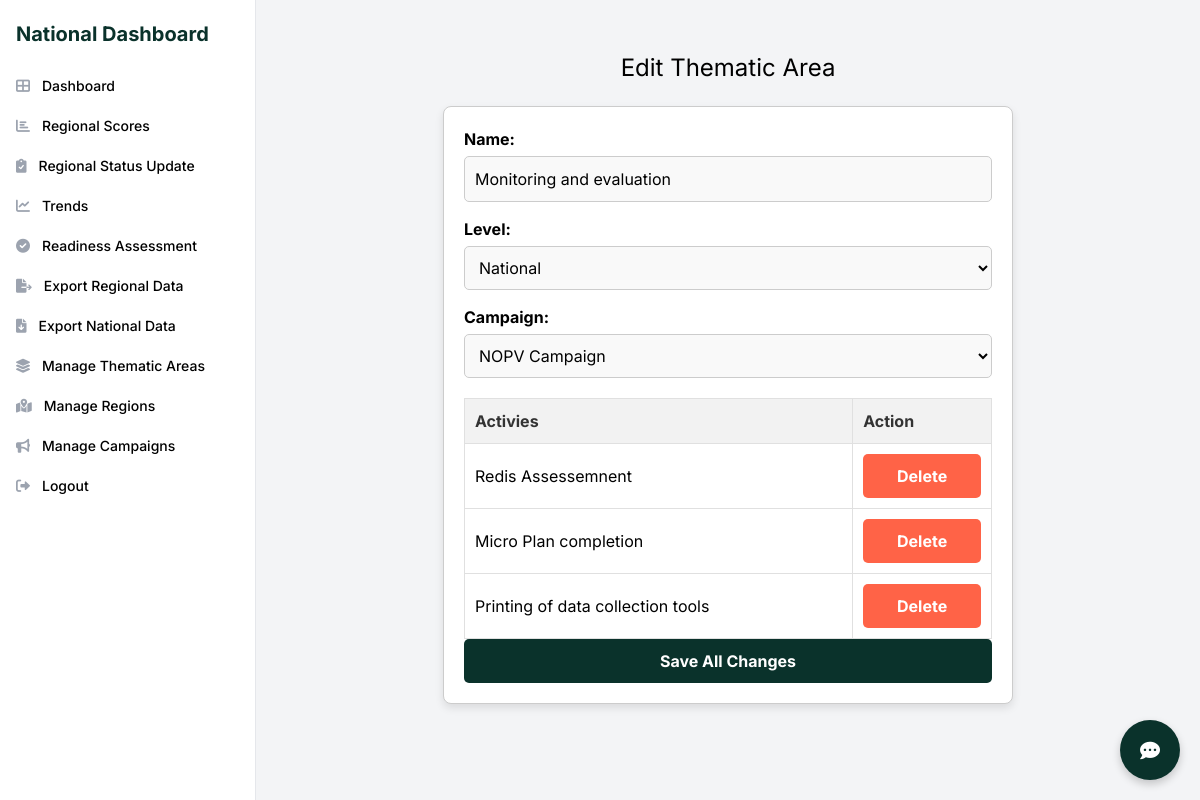
Screenshot of /edit_thematic_area/27/ (signed in) with the database file from the repository.
### campaign/models.py (models this page shows, shortened)
class ThematicArea(models.Model):
    LEVEL_CHOICES = (
        ('national', 'National'),
        ('regional', 'Regional'),
    )
    name = models.CharField(max_length=255)
    level = models.CharField(max_length=50, choices=[('national', 'National'), ('regional', 'Regional')])
    campaign = models.ForeignKey(Campaign, on_delete=models.CASCADE, related_name='thematic_areas')
    comments = models.TextField(blank=True, null=True)
    last_modified = models.DateTimeField(auto_now=True)

class Activity(models.Model):
    name = models.CharField(max_length=255)
    thematic_area = models.ForeignKey(ThematicArea, on_delete=models.CASCADE, related_name='activities')
    timeline_before_sia = models.CharField(max_length=50, choices=[
        ('1 week', '1 week'),
        ('2 weeks', '2 weeks'),
        ('4 weeks', '4 weeks'),
        ('8 weeks', '8 weeks'),
    ], blank=True, null=True)
    comments = models.TextField(blank=True, null=True)

### campaign/views.py (the view)
@login_required
@restrict_access(allowed_roles=["national"])
def edit_thematic_area(request, thematic_area_id):
    if request.user.role != "national":
        return redirect("main_page")
    campaign = Campaign.objects.filter(is_active=True).first()
    if not campaign:
        messages.warning(request, "There is currently no active campaign.")
        return redirect("national_dashboard")
    thematic_area = get_object_or_404(
        ThematicArea, id=thematic_area_id, campaign=campaign
    )
    activities = thematic_area.activities.all()
    if request.method == "POST":
        delete_list = request.POST.get("delete_list", "").split(",")
        for activity_id in delete_list:
            if activity_id:
                activity_to_delete = Activity.objects.filter(
                    id=activity_id, thematic_area=thematic_area
                ).first()
                if activity_to_delete:
                    activity_to_delete.delete()
        thematic_area_form = ThematicAreaForm(request.POST, instance=thematic_area)
        if thematic_area_form.is_valid():
            thematic_area_form.save()
            for activity in activities:
                activity_name = request.POST.get(f"activity_name_{activity.id}")
                if activity_name:
                    activity.name = activity_name
                    activity.save()
            messages.success(
                request, "Thematic area and activities updated successfully."
            )
            return redirect("manage_thematic_areas")
    else:
        thematic_area_form = ThematicAreaForm(instance=thematic_area)
    return render(
        request,
        "campaign/edit_thematic_area.html",
        {
            "thematic_area": thematic_area,
            "thematic_area_form": thematic_area_form,
            "activities": activities,
        },
    )

### campaign/forms.py
class ThematicAreaForm(forms.ModelForm):
    class Meta:
        model = ThematicArea
        fields = ['name', 'level', 'campaign']

### campaign/models.py (called while the page is built)
    def __str__(self):
        return self.name

### campaign/utilities.py (called while the page is built)
def restrict_access(allowed_roles=None, redirect_url="main_page"):
    allowed_roles = allowed_roles or []
    def decorator(view_func):
        @wraps(view_func)
        def _wrapped_view(request, *args, **kwargs):
            if not request.user.is_authenticated:
                return redirect("main_page")
            if request.user.role not in allowed_roles:
                if redirect_url:
                    return redirect(redirect_url)
                return HttpResponseForbidden("You do not have access to this resource.")
            return view_func(request, *args, **kwargs)
        return _wrapped_view
    return decorator

### campaign/templates/campaign/edit_thematic_area.html (shortened to what this page needs)
{% extends "campaign/base.html" %}
{% block content %}
<div class="thematic-area-form">
    <h2>Edit Thematic Area</h2>
    <form method="post">
        <div class="form-group">
            <label for="id_name">Name:</label>
            {{ thematic_area_form.name }}
        </div>
        <div class="form-group">
            <label for="id_level">Level:</label>
            {{ thematic_area_form.level }}
        </div>
        <div class="form-group">
            <label for="id_campaign">Campaign:</label>
            {{ thematic_area_form.campaign }}
        </div>
        <table>
            <thead>
                <tr>
                    <th>Activies</th>
                    <th>Action</th>
                </tr>
            </thead>
            <tbody>
                {% for activity in activities %}
                <tr>
                    <td>
                        <input type="text" name="activity_name_{{ activity.id }}" value="{{ activity.name }}" required>
                    </td>
                    <td>
                        <button type="button" class="delete-button" data-id="{{ activity.id }}">
                            Delete
                        </button>
                    </td>
                </tr>
                {% endfor %}
            </tbody>
        </table>
        <button type="submit" class="save-button">Save All Changes</button>
    </form>
</div>
{% endblock %}

### campaign/templates/campaign/base.html (style rules this page uses)
body { font-family: 'Inter', sans-serif; }

### campaign/templates/campaign/edit_thematic_area.html (style rules this page uses)
.thematic-area-form { width: 100%; max-width: 600px; margin: 50px auto; padding: 0 15px; }
.thematic-area-form h2 { text-align: center; font-size: 1.5em; margin-bottom: 20px; }
.thematic-area-form form { border: 1px solid #ccc; padding: 20px; border-radius: 8px; box-shadow: 0 4px 8px rgba(0, 0, 0, 0.1); background-color: #fff; }
.form-group { margin-bottom: 15px; }
.form-group label { display: block; font-weight: bold; margin-bottom: 5px; }
.form-group input[type="text"], .form-group select { width: 100%; padding: 10px; border: 1px solid #ccc; border-radius: 5px; background-color: #f9f9f9; }
table { width: 100%; border-collapse: collapse; margin-top: 20px; }
th, td { border: 1px solid #e0e0e0; padding: 10px; text-align: left; }
th { background-color: #f2f2f2; font-weight: bold; color: #333; }
.save-button, .delete-button { width: 100%; padding: 10px; border-radius: 5px; font-size: 1em; font-weight: bold; transition: background-color 0.3s ease; }
.save-button { background-color: rgba(10, 50, 43, 1); color: white; border: none; }
.delete-button { background-color: #FF6347; color: white; border: none; }

### rows the page displays
ThematicArea: name "Monitoring and evaluation", level "National", campaign "NOPV Campaign"
Activity: name "Redis Assessemnent"
Activity: name "Micro Plan completion"
Activity: name "Printing of data collection tools"
